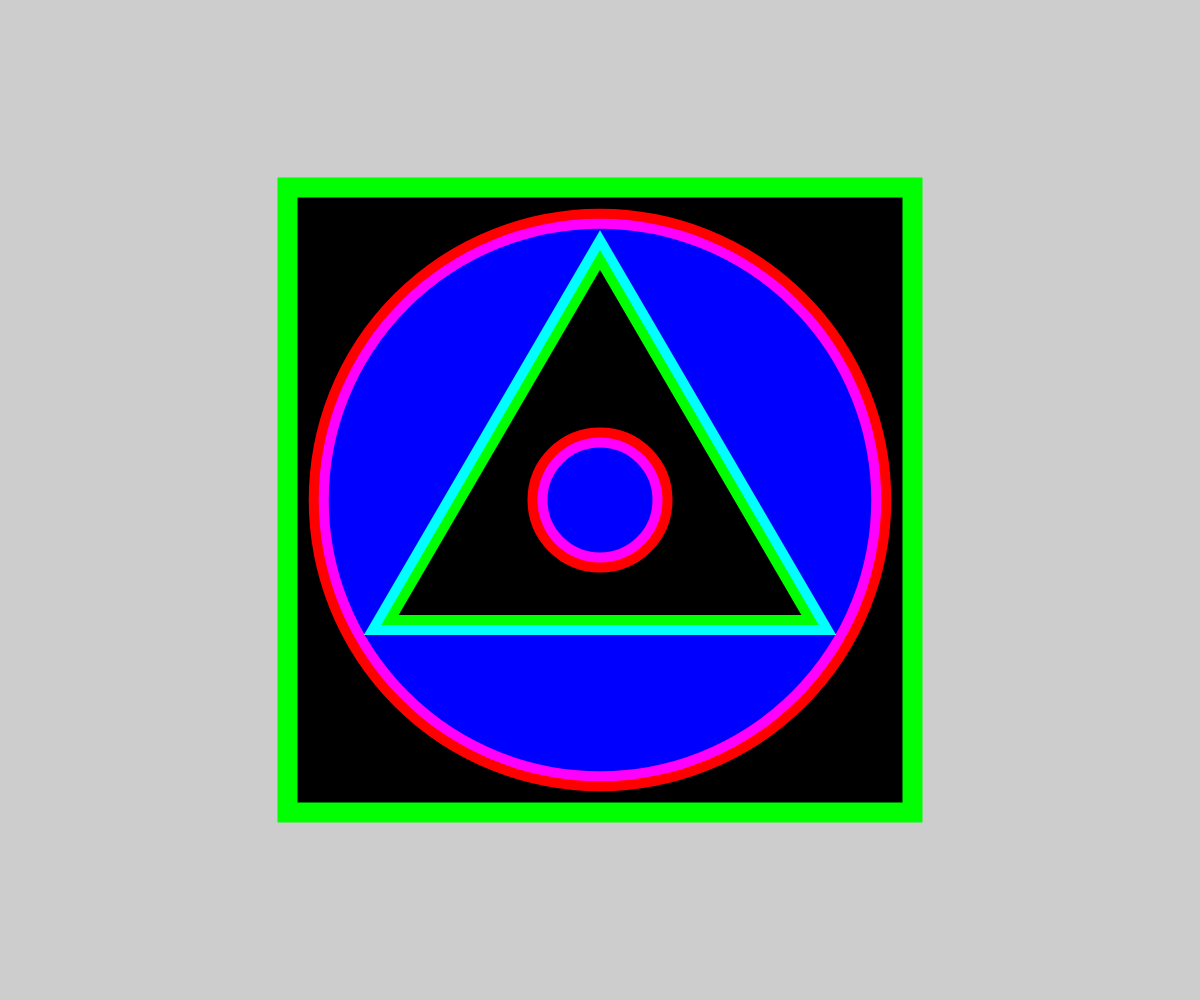
Frame 1 (no input)
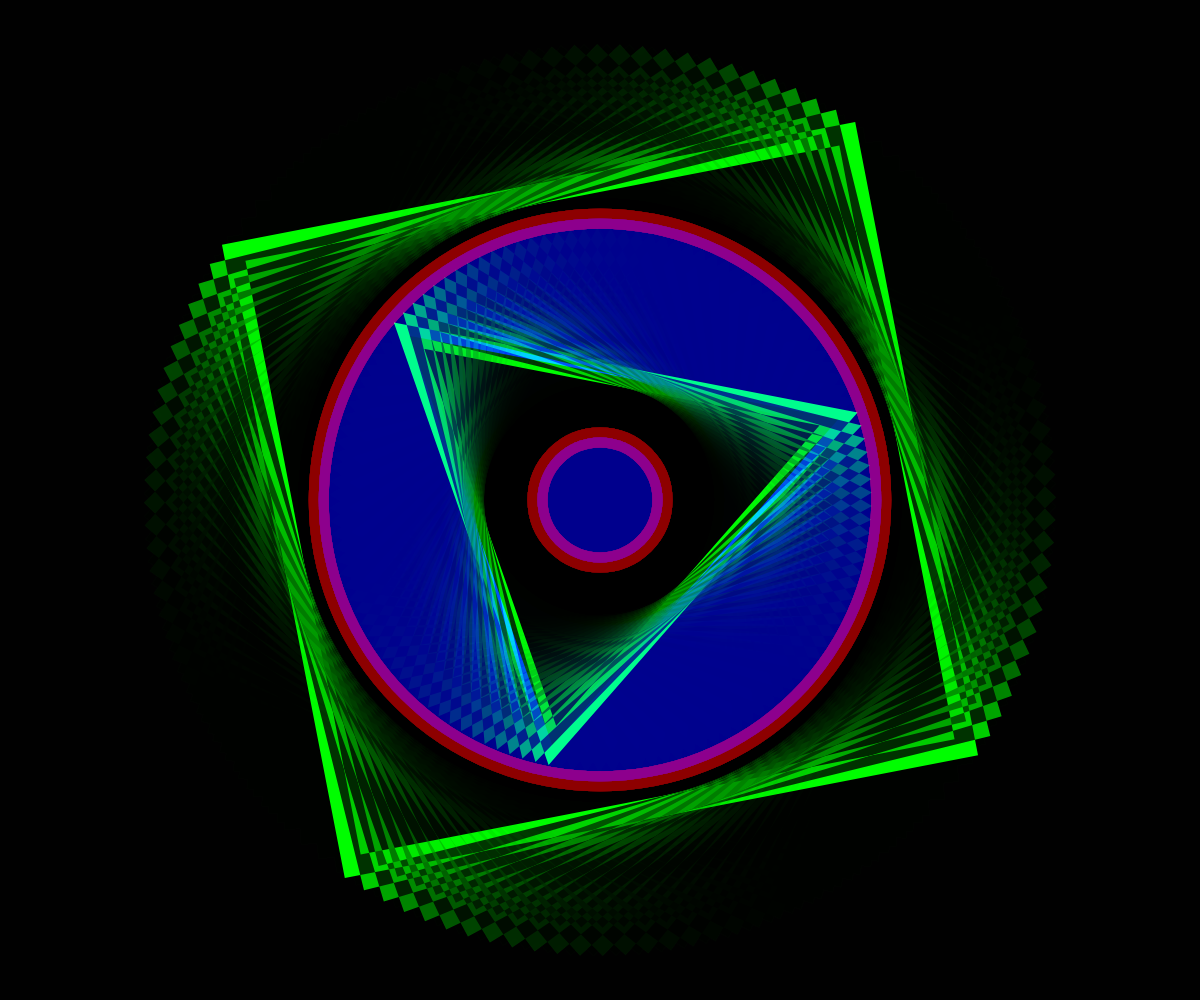
Frame 60 (no input)
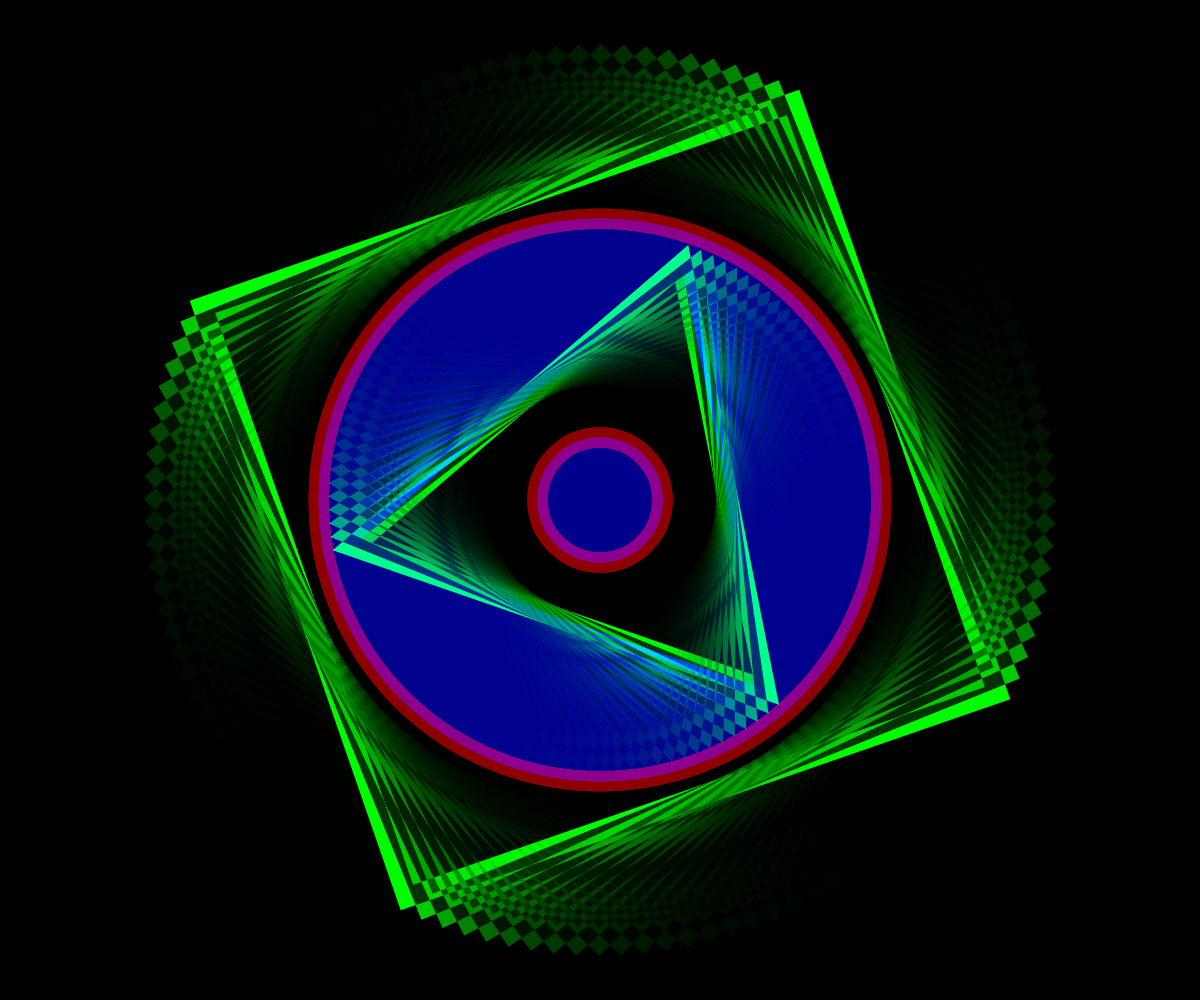
Frame 120 (the mouse pressed at the canvas centre since frame 60)

The p5.js sketch that drew these frames (run headless with seeded random() and noise() and a simulated clock; from frame 60 on, the mouse is pressed at the canvas centre):

// p5.js sketch
// ── sketch.js
let angle = 0;
let cval = 0;
let direction = 1;

function setup() {
  createCanvas(windowWidth, windowHeight);
}

function windowResized() {
  resizeCanvas(windowWidth, windowHeight);
}

function draw() {
  blendMode(BLEND);
  background(0, 50);
  blendMode(DIFFERENCE);

  let c1 = color(cval, 0, 255 - cval);
  let c2 = color(255 - cval, 0, cval);

  // Update color over time
  // Update cval smoothly between 0 and 255

  cval += direction;
  if (cval >= 255 || cval <= 0) {
    direction *= -1; // Reverse direction when hitting limits
  }

  let minDimension = min(width, height);
  let spacing = minDimension / 8;
  let x = width / 2;
  let y = height / 2;
  let amount1 = sin(angle) / 2 + 1;
  let amount2 = cos(angle) / 2 + 1;

  let thickness = (minDimension / 40) * amount1;
  strokeWeight(minDimension/50);

  push();
   stroke(0,255,0);
  fill(0,0,0);
  translate(x, y); // rotate about center of canvas
  rectMode(CENTER); // rotate square around its center point
  rotate(angle); // clockwise
  rect(0, 0, spacing * 5, spacing * 5);
  pop();

  push();
  translate(x, y); // rotate about center of canvas
  stroke(0,255,0);
  fill(0,0,255);
  rotate(-angle); // counterclockwise
  triangle(0, -2*spacing , -1.75*spacing, 1*spacing, 1.75*spacing, 1*spacing);
  pop();
  
  push();
  // strokeWeight(thickness);
  translate(x, y); // rotate about center of canvas
  stroke(255,0,0);
  fill(0,0,255);
  circle(0,0,4.5*spacing)
  pop();
  
  push();
  translate(x, y); // rotate about center of canvas
  stroke(255,0,0);
  fill(0,0,255);
  circle(0,0,spacing)
  pop();

  angle += 0.05; // set speed of rotation
}
